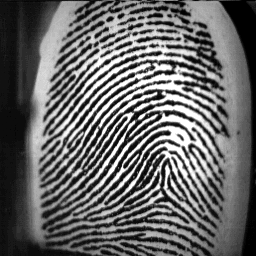
#> input picture FP_DB/1_1.BMP, 256 x 256 px, found by its file name; its folder holds only this picture in this run
$ python FpMatcher.py
#> lines starting #> are read from the running program, lines starting #| are printed output that depends on the picture; after the words box and inside, x2 and y2 are one past the last pixel; in counts of white or black regions, pixels touching at a corner belong together
#> further down, fpImg1 is the input picture: shape (256, 256); min 0, max 255, mean 102.5
### Helper.py
import numpy as np
import scipy.ndimage as ndimage


def normalize(image):
    image = np.copy(image)
    image -= np.min(image)
    m = np.max(image)
#> m = 255
    if m > 0.0:
        image *= 1.0 / m
    return image


def localNormalize(image, w=32):
    image = np.copy(image)
    height, width = image.shape
    for y in range(0, height, w):
        for x in range(0, width, w):
            image[y:y + w, x:x + w] = normalize(image[y:y + w, x:x + w])
    return image


def kernelFromFunction(size, f):
    """
    Creates a kernel of the given size, populated with values obtained by
    calling the given function.

    :param size: The desired size of the kernel.
    :param f:    The function.
    :returns:    The created kernel.
    """

    kernel = np.empty((size, size))
    for i in range(0, size):
        for j in range(0, size):
            kernel[i, j] = f(i - size / 2, j - size / 2)
    return kernel


def convolve(image, kernel, origin=None, shape=None, pad=True):
    """
    Apply a kernel to an image or to a part of an image.

    :param image:   The source image.
    :param kernel:  The kernel (an ndarray of black and white, or grayvalues).
    :param origin:  The origin of the part of the image to be convolved.
                    Defaults to (0, 0).
    :param shape:   The shape of the part of the image that is to be convolved.
                    Defaults to the shape of the image.
    :param pad:     Whether the image should be padded before applying the
                    kernel. Passing False here will cause indexing errors if
                    the kernel is applied at the edge of the image.
    :returns:       The resulting image.
    """
    if not origin:
        origin = (0, 0)

    if not shape:
        shape = (image.shape[0] - origin[0], image.shape[1] - origin[1])

    result = np.empty(shape)

    if callable(kernel):
        k = kernel(0, 0)
    else:
        k = kernel

    kernelOrigin = (-k.shape[0] // 2, -k.shape[1] // 2)
    kernelShape = k.shape

    topPadding = 0
    leftPadding = 0

    if pad:
        topPadding = max(0, -(origin[0] + kernelOrigin[0]))
        leftPadding = max(0, -(origin[1] + kernelOrigin[1]))
        bottomPadding = max(
            0, (origin[0] + shape[0] + kernelOrigin[0] + kernelShape[0]) -
            image.shape[0])
        rightPadding = max(
            0, (origin[1] + shape[1] + kernelOrigin[1] + kernelShape[1]) -
            image.shape[1])

        padding = (topPadding, bottomPadding), (leftPadding, rightPadding)

        if np.max(padding) > 0.0:
            image = np.pad(image, padding, mode="edge")

    for y in range(shape[0]):
        for x in range(shape[1]):
            iy = topPadding + origin[0] + y + kernelOrigin[0]
            ix = leftPadding + origin[1] + x + kernelOrigin[1]

            block = image[iy:iy + kernelShape[0], ix:ix + kernelShape[1]]
            if callable(kernel):
                result[y, x] = np.sum(block * kernel(y, x))
            else:
                result[y, x] = np.sum(block * kernel)

    return result


def averageOrientation(orientations, weights=None, deviation=False):
    """
    Calculate the average orientation in an orientation field.
    """

    orientations = np.asarray(orientations).flatten()
    o = orientations[0]

    aligned = np.where(
        np.absolute(orientations - o) > np.pi * 0.5,
        np.where(orientations > o, orientations - np.pi, orientations + np.pi),
        orientations)
    if deviation:
        return np.average(aligned, weights=weights) % np.pi, np.std(aligned)
    else:
        return np.average(aligned, weights=weights) % np.pi


def averageFrequency(frequencies):
    """
    Calculate the average frequency in a frequency field.
    """

    frequencies = frequencies[np.where(frequencies >= 0.0)]
    if frequencies.size == 0:
        return -1
    return np.average(frequencies)


def rotateAndCrop(image, angle):
    """
    Rotate an image and crop the result so that there are no black borders.

    :param image: The image to rotate.
    :param angle: The angle in gradians.
    :returns: The rotated and cropped image.
    """
    h, w = image.shape

    width_is_longer = w >= h
    side_long, side_short = (w, h) if width_is_longer else (h, w)

    # since the solutions for angle, -angle and 180-angle are all the same,
    # if suffices to look at the first quadrant and the absolute values of sin,cos:
    sin_a, cos_a = abs(np.sin(angle)), abs(np.cos(angle))
    if side_short <= 2.0 * sin_a * cos_a * side_long:
        # half constrained case: two crop corners touch the longer side,
        # the other two corners are on the mid-line parallel to the longer line
        x = 0.5 * side_short
        wr, hr = (x / sin_a, x / cos_a) if width_is_longer else (x / cos_a,
                                                                 x / sin_a)
    else:
        # fully constrained case: crop touches all 4 sides
        cos_2a = cos_a * cos_a - sin_a * sin_a
        wr, hr = (w * cos_a - h * sin_a) / cos_2a, (
            h * cos_a - w * sin_a) / cos_2a

    image = ndimage.interpolation.rotate(
        image, np.degrees(angle), reshape=False)

    hr, wr = int(hr), int(wr)
    y, x = (h - hr) // 2, (w - wr) // 2
    return image[y:y + hr, x:x + wr]

### FpSegmentator.py
import Helper
import numpy as np

# -----------------------------


class FpSegmentator:

    def __init__(self, bs=32):
        self.blockSize = bs
        self.threshold = 0.1

    def segment(self, fpImg):
        """ Fingerprint segmentation
        input - a fingerprint image
        Output - a segmented image
        Output - a mask image (region-of-interest) """

        segmentedImg = Helper.normalize(fpImg)
        maskImg = np.empty(segmentedImg.shape)
        height, width = segmentedImg.shape
#> height = 256; width = 256
        for y in range(0, height, self.blockSize):
            for x in range(0, width, self.blockSize):
                block = segmentedImg[y:y + self.blockSize, x:x + self.blockSize]
                standardDeviation = np.std(block)
                if standardDeviation < self.threshold or block.shape != (
                        self.blockSize, self.blockSize):
                    maskImg[y:y + self.blockSize, x:x + self.blockSize] = 0.0
                else:
                    maskImg[y:y + self.blockSize, x:x + self.blockSize] = 1.0
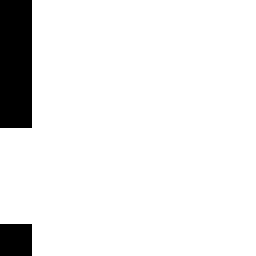
#> maskImg: shape (256, 256) float64; values 0 (black) and 1 (white), 92.2% white; 2 black regions, box (x1, y1, x2, y2) and area: (0, 0, 32, 128) 4096, (0, 224, 32, 256) 1024

        return segmentedImg, maskImg


# -----------------------------

### FpEnhancer.py
import Helper
import numpy as np
from OfDetector import OfDetector
from GaborFilterbank import GaborFilterbank

# -----------------------------


class FpEnhancer:

    def enhance(self, fpImg, mskImg):
        """ Fingerprint Enhancement
        Input - a fingerprint image (gray-scale)
        Input - a mask image (region-of-interest)
        Output - an enhanced image """

        img = np.where(mskImg == 1.0, Helper.localNormalize(fpImg), fpImg)
#> the loop in localNormalize, `for y in range(0, height, w):` made 8 passes

        # get an orientation field
        orientationField = OfDetector().detect(img, mskImg)

        # filter an image with orientation field
        enhImg = GaborFilterbank().filter(img, orientationField, mskImg)
        return enhImg


# -----------------------------
# [2 lines that do not run on import are left out]

# -----------------------------

### OfDetector.py
import Helper
import numpy as np
import scipy.ndimage as ndimage

# -----------------------------


class OfDetector:

    def __init__(self):
        self.sobelKernelX = np.array([[-1, 0, 1], [-2, 0, 2], [-1, 0, 1]])
        self.sobelKernelY = np.array([[-1, -2, -1], [0, 0, 0], [1, 2, 1]])

    def detect(self, fpImg, mskImg):
        """ Orientation Field Detection: estimate orientations of lines or ridges in an image
        :param fpImg: a fingerprint image (gray-scale) to estimate orientations in
        :param mskImg: a mask image (region-of-interest)
        :returns: An ndarray the same shape as the image, filled with an orientation
                  angles in radians. """

        size = 16  # size
        height, width = fpImg.shape
#> height = 256; width = 256

        # First we smooth the whole image with a Gaussian filter, to make the
        # individual pixel gradients less spurious.
        image = ndimage.filters.gaussian_filter(fpImg, 2.0)

        # Compute the gradients of both at each pixel
        gradientX = Helper.convolve(image, self.sobelKernelX)
        gradientY = Helper.convolve(image, self.sobelKernelY)
#> call 2 of convolve, with kernel = array of shape (3, 3), pad = True
#> after the loop in convolve (call 2), `for y in range(shape[0]):`:
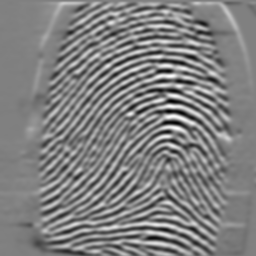
#> result: shape (256, 256) float64; min -1.22, max 1.2, mean -0.000888; drawn with min black and max white

        # Estimate the local orientation of each block
        yblocks = height // size
#> yblocks = 16
        xblocks = width // size
#> xblocks = 16
        o = np.empty((yblocks, xblocks))
        for j in range(yblocks):
            for i in range(xblocks):
                v_x = v_y = 0
                for v in range(size):
                    for u in range(size):
                        v_x += 2 * gradientX[j * size + v, i * size +
                                             u] * gradientY[j * size +
                                                            v, i * size + u]
                        v_y += gradientX[j * size + v, i * size +
                                         u]**2 - gradientY[j * size +
                                                           v, i * size + u]**2

                o[j, i] = 0.5 * np.arctan2(v_x, v_y)

        # Rotate the orientations so that they point along the ridges, and wrap
        # them into only half of the circle (all should be less than 180 degrees).
        o = (o + 0.5 * np.pi) % np.pi

        # Smooth the orientation field
        o_p = np.empty(o.shape)
        o = np.pad(o, 2, mode="edge")
        for y in range(yblocks):
            for x in range(xblocks):
                surrounding = o[y:y + 5, x:x + 5]
                orientation, deviation = Helper.averageOrientation(
                    surrounding, deviation=True)
                if deviation > 0.5:
                    orientation = o[y + 2, x + 2]
                o_p[y, x] = orientation
        o = o_p

        # Make an orientation field the same shape as the input image, and fill it
        # with values interpolated from the preliminary orientation field.
        orientations = np.full(image.shape, -1.0)
        halfsize = size // 2
        for y in range(yblocks - 1):
            for x in range(xblocks - 1):
                for iy in range(size):
                    for ix in range(size):
                        orientations[y * size + halfsize + iy, x * size +
                                     halfsize + ix] = Helper.averageOrientation(
                                         [
                                             o[y, x], o[y + 1, x], o[y, x + 1],
                                             o[y + 1, x + 1]
                                         ], [
                                             iy + ix, size - iy + ix,
                                             iy + size - ix,
                                             size - iy + size - ix
                                         ])
#> this loop made 15 passes
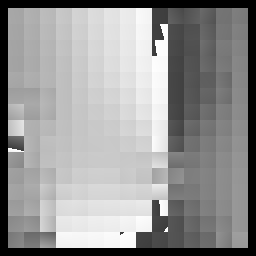
#> orientations: shape (256, 256) float64; min -1, max 3.14, mean 1.42; drawn with min black and max white
        of = np.where(mskImg == 1.0, orientations, -1.0)
        return of


# -----------------------------
# [2 lines that do not run on import are left out]

# -----------------------------

### GaborFilter.py
import Helper
import numpy as np
import scipy.signal as signal
from warnings import simplefilter

# -----------------------------


class GaborFilter:

    @staticmethod
    def gaborKernel(size, angle, frequency):
        angle += 0.5 * np.pi
        cos = np.cos(angle)
        sin = -np.sin(angle)

        yangle = lambda x, y: x * cos + y * sin
        xangle = lambda x, y: -x * sin + y * cos

        xsigma = ysigma = 4

        kernel = Helper.kernelFromFunction(size, lambda x, y: np.exp(-((xangle(x, y) ** 2) / (xsigma ** 2) + \
                                                                       (yangle(x, y) ** 2) / (ysigma ** 2)) / 2) * \
                                                              np.cos(2 * np.pi * frequency * xangle(x, y)))
        return kernel

    @staticmethod
    def findFrequency(img, orientationfield, blocksize=32):
        """ Estimate ridge or line frequencies in an image, given an orientation field.
        :param img: The image to estimate orientations in.
        :param orientationfield: An orientation field such as one returned from the
                             estimateOrientations() function.
        :param blocksize: The block size.
        :returns: An ndarray the same shape as the image, filled with frequencies. """
#> called with blocksize = 32

        height, width = img.shape
        yblocks, xblocks = height // blocksize, width // blocksize
        F = np.empty((yblocks, xblocks))
        for y in range(yblocks):
            for x in range(xblocks):
                halfsize = blocksize // 2
                orientation = orientationfield[y * blocksize +
                                               halfsize, x * blocksize +
                                               halfsize]
                block = img[y * blocksize:(y + 1) * blocksize, x *
                            blocksize:(x + 1) * blocksize]
                block = Helper.rotateAndCrop(block, np.pi * 0.5 + orientation)
                if block.size == 0:
                    F[y, x] = -1
                    continue
                columns = np.sum(block, (0,))
                columns = Helper.normalize(columns)

                simplefilter("ignore",
                             FutureWarning)  # just ignore FutureWarning
                peaks = signal.find_peaks_cwt(columns, np.array([3]))

                if len(peaks) < 2:
                    F[y, x] = -1
                else:
                    f = (peaks[-1] - peaks[0]) / (len(peaks) - 1)
                    if f < 5 or f > 15:
                        F[y, x] = -1
                    else:
                        F[y, x] = 1 / f

        frequencies = np.full(img.shape, -1.0)
        F = np.pad(F, 1, mode="edge")
        for y in range(yblocks):
            for x in range(xblocks):
                surrounding = F[y:y + 3, x:x + 3]
                surrounding = surrounding[np.where(surrounding >= 0.0)]
                if surrounding.size == 0:
                    frequencies[y * blocksize:(y + 1) * blocksize, x *
                                blocksize:(x + 1) * blocksize] = -1
                else:
                    frequencies[y * blocksize:(y + 1) * blocksize, x *
                                blocksize:(x + 1) *
                                blocksize] = np.median(surrounding)
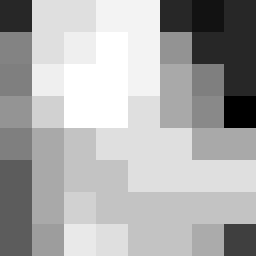
#> frequencies: shape (256, 256) float64; min 0.0667, max 0.133, mean 0.112; drawn with min black and max white

        return frequencies


# -----------------------------
# [2 lines that do not run on import are left out]

# -----------------------------

### GaborFilterbank.py
from GaborFilter import *
import Helper
import numpy as np

# -----------------------------


class GaborFilterbank:

    def __init__(self):
        self.blockSize = 32

    def filter(self, fpImg, of, mskImg):
        """ Gabor filtering
        Input - a fingerprint image (gray-scale)
        Input - an orientation field (from OfDetector)
        Input - a mask image (region-of-interest)
        Output - a filtered image """

        frequencies = np.where(mskImg == 1.0,
                               GaborFilter.findFrequency(fpImg, of), -1.0)
        result = np.empty(fpImg.shape)
        height, width = fpImg.shape
        for y in range(0, height - self.blockSize, self.blockSize):
            for x in range(0, width - self.blockSize, self.blockSize):
                orientation = of[y + self.blockSize // 2, x +
                                 self.blockSize // 2]
                frequency = Helper.averageFrequency(
                    frequencies[y:y + self.blockSize, x:x + self.blockSize])

                if frequency < 0.0:
                    result[y:y + self.blockSize, x:x +
                           self.blockSize] = fpImg[y:y + self.blockSize, x:x +
                                                   self.blockSize]
                    continue

                result[y:y + self.blockSize, x:x +
                       self.blockSize] = Helper.convolve(
                           fpImg,
                           GaborFilter.gaborKernel(16, orientation, frequency),
                           (y, x), (self.blockSize, self.blockSize))
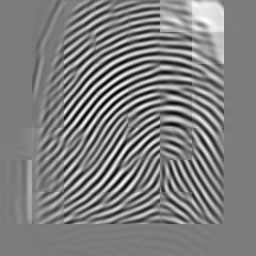
#> result: shape (256, 256) float64; min -24.89, max 26.24, mean 0.6; drawn with min black and max white

        filteredImg = Helper.normalize(result)
        return filteredImg


# -----------------------------
# [2 lines that do not run on import are left out]

# -----------------------------

### Binarizer.py
import numpy as np

# -----------------------------


class Binarizer:

    def binarize(self, fpImg):
        """ Binarization
        Input - a fingerprint image (gray-scale)
        Output - a binary image """

        blockSize = 32
        binImg = np.copy(fpImg)
        height, width = binImg.shape
        for y in range(0, height, blockSize):
            for x in range(0, width, blockSize):
                block = binImg[y:y + blockSize, x:x + blockSize]
                threshold = np.average(block)
                binImg[y:y + blockSize, x:x + blockSize] = np.where(
                    block >= threshold, 1.0, 0.0)
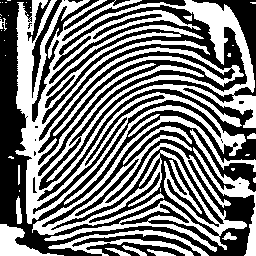
#> binImg: shape (256, 256) float64; values 0 (black) and 1 (white), 47.9% white; 38 white regions (22 under 20 px), largest, box (x1, y1, x2, y2) and area: (15, 0, 256, 224) 19773, (32, 116, 256, 252) 7159, (48, 230, 209, 256) 1287
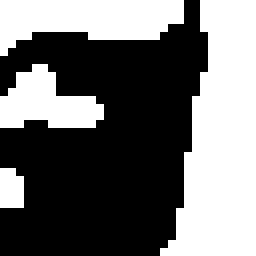
#> block: shape (32, 32) float64 (shown 8 times larger); values 0 (black) and 1 (white), 43.6% white; 4 white regions (1 under 20 px), largest, box (x1, y1, x2, y2) and area: (20, 0, 32, 32) 261, (0, 0, 23, 7) 106, (0, 8, 13, 16) 65
        return binImg


# -----------------------------

# [2 lines that do not run on import are left out]

# -----------------------------

### MnExtractor.py
from MnSet import MnSet
from Binarizer import Binarizer
from Skeletonizer import Skeletonizer
import cv2
import imageio

# -----------------------------


class MnExtractor:

    def __init__(self):
        self.binarizer = Binarizer()
        self.skeletonizer = Skeletonizer()

    def extract(self, enhancedImg):
        """ Minutia Extraction
        Input - an enhanced fingerprint image
        Output - a set of minutiae """

        # Binarize
        binImg = self.binarizer.binarize(enhancedImg)

        # save binImg
        imageio.imsave('stepImg/Binarized.png', binImg)
        binImg = cv2.imread("stepImg/Binarized.png", cv2.IMREAD_GRAYSCALE)

        # Skeletonize
        skeletonImg = self.skeletonizer.skeletonize(binImg)

        # save skeletonImg
        imageio.imsave('stepImg/Skeletonized.png', skeletonImg)

        # get set of minutiae
        mnSet = MnSet._extract(skeletonImg)
        return mnSet


# -----------------------------

# [2 lines that do not run on import are left out]

# -----------------------------

### Skeletonizer.py
import cv2
import numpy as np
from skimage.morphology import skeletonize

# -----------------------------


class Skeletonizer:

    def skeletonize(self, binImg):
        """ Skeletonization
        Input - a binary image
        Output - a skeleton image """

        kernel = np.ones((1, 1), np.uint8)
#> (the run stopped early here; a loop or call above may not have finished)
